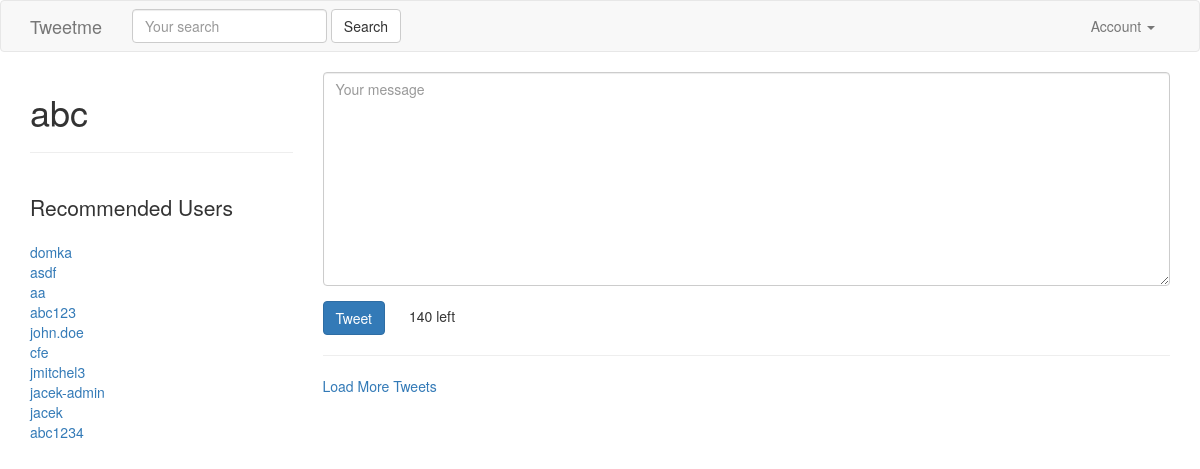
Screenshot of / (signed in) with the database file from the repository.
### accounts/models.py (models this page shows, shortened)
class UserProfile(models.Model):
    user        = models.OneToOneField(settings.AUTH_USER_MODEL, related_name='profile') # user.profile
    following   = models.ManyToManyField(settings.AUTH_USER_MODEL, blank=True, related_name='followed_by')
    objects = UserProfileManager() # UserProfile.objects.all()
    def get_following(self):
        users  = self.following.all() # User.objects.all().exclude(username=self.user.username)
        return users.exclude(username=self.user.username)
    def get_absolute_url(self):
        return reverse_lazy("profiles:detail", kwargs={"username":self.user.username})

### tweets/views.py (the view)
# urls.py: url(r'^$', TweetListView.as_view(), name='home'), #/
class TweetListView(LoginRequiredMixin, ListView):
    def get_queryset(self, *args, **kwargs):
        qs = Tweet.objects.all()
        query = self.request.GET.get("q", None)
        if query is not None:
            qs = qs.filter(
                    Q(content__icontains=query) |
                    Q(user__username__icontains=query)
                    )
        return qs
    def get_context_data(self, *args, **kwargs):
        context = super(TweetListView, self).get_context_data(*args, **kwargs)
        context['create_form'] = TweetModelForm()
        context['create_url'] = reverse_lazy("tweet:create")
        return context

### tweets/forms.py (shortened to what this page needs)
class TweetModelForm(forms.ModelForm):
    content = forms.CharField(label='',
                widget=forms.Textarea(
                        attrs={'placeholder': "Your message",
                            "class": "form-control"}
                    ))
    class Meta:
        model = Tweet
        fields = [
            "content"
        ]

### accounts/models.py (called while the page is built)
    def recommended(self, user, limit_to=10):
        print(user)
        profile = user.profile
        following = profile.following.all()
        following = profile.get_following()
        qs = self.get_queryset().exclude(user__in=following).exclude(id=profile.id).order_by("?")[:limit_to]
        return qs

### accounts/templatetags/recommended.py (called while the page is built)
@register.inclusion_tag("accounts/snippets/recommend.html")
def recommended(user):
    if isinstance(user, User):
        qs = UserProfile.objects.recommended(user)
        return {"recommended": qs}

### tweets/templates/tweets/tweet_list.html (shortened to what this page needs)
{% extends "base.html" %}
{% load recommended %}
{% block content %}
    <div class='row'>
        <div class='col-sm-3 col-xs-12'>
        <h1>{{ request.user }}</h1>
        <hr/>
         <br/>
        <p class='lead'>Recommended Users</p>
        {% recommended request.user %}
        </div>
        <div class='col-sm-9 '>
             {% if not request.GET.q %}
                <div class=''>
                    {% include "tweets/form.html" with form=create_form action_url=create_url btn_title='Tweet' form_class='tweet-form' %}
                </div>
                <hr/>
            {% endif %}
          <a href='#' id='loadmore'>Load More Tweets</a>
        </div>
    </div>
{% endblock content %}

### accounts/templates/accounts/snippets/recommend.html
{% for profile in recommended %}
<a href='/{{ profile.user.username }}'>{{ profile.user.username }}</a><br/>
{% empty %}
<p class='lead'>Not followed by any users</p>
{% endfor %}

### rows the page displays
UserProfile: user.username "domka"
UserProfile: user.username "asdf"
UserProfile: user.username "aa"
UserProfile: user.username "abc123"
UserProfile: user.username "john.doe"
UserProfile: user.username "cfe"
UserProfile: user.username "jmitchel3"
UserProfile: user.username "jacek-admin"
UserProfile: user.username "jacek"
UserProfile: user.username "abc1234"

### other values shown
{{ request.user }} "abc"
